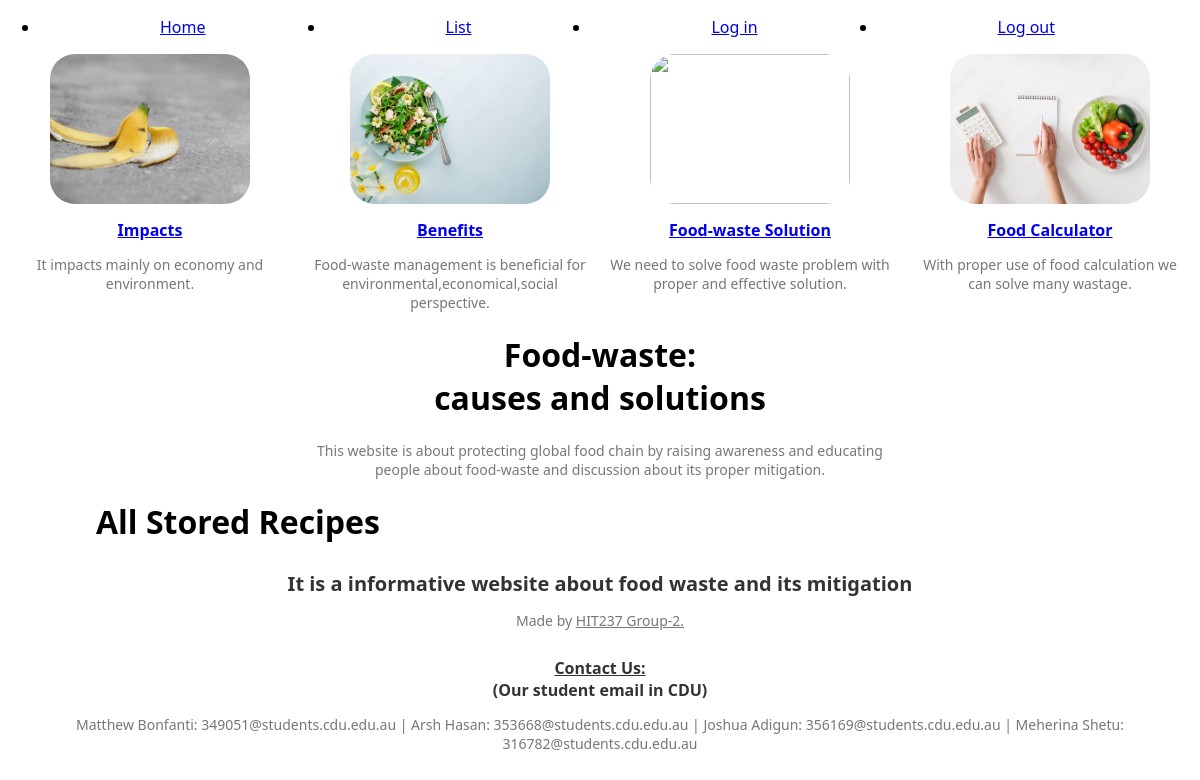
Before: /audit/recipes/ with the older database file.
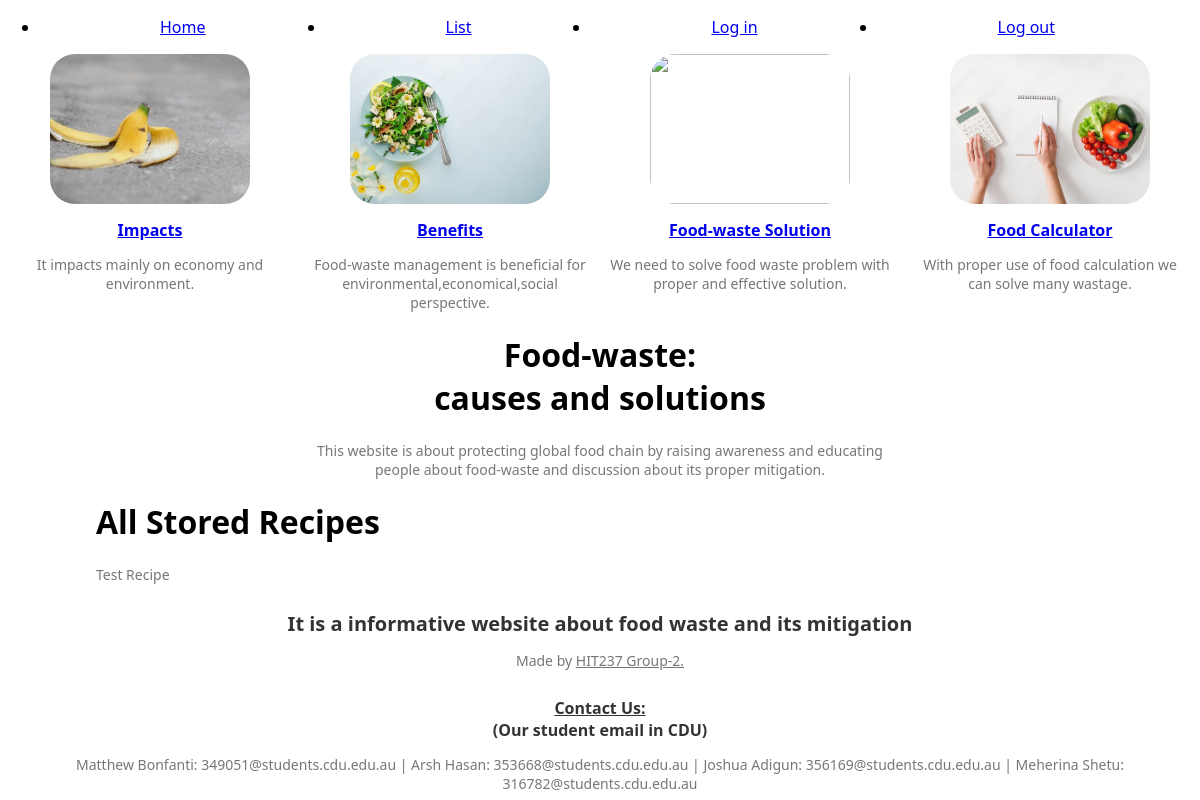
After: the same page with the newer database file.
### audit/models.py (models this page shows)
class RecipesSaved(models.Model):
    Recipe=models.CharField(max_length=22200)
    def __str__(self):
        return self.Recipe

### audit/views.py (the view)
# urls.py: path('recipes/', views.recipe_list, name='recipe_list'),
def recipe_list(request):
    recipes = RecipesSaved.objects.all()
    return render(request, 'audit/recipe_list.html', {'recipes': recipes})

### audit/templates/audit/recipe_list.html (shortened to what this page needs)
{% extends "users/__base.html" %}
{% block content %}
<h1>All Stored Recipes</h1>
{% for recipe in recipes %}
    <p>{{ recipe }}</p>
{% endfor %}
{% endblock %}

Changed rows visible on the page:
added RecipesSaved: Recipe "Test Recipe"
